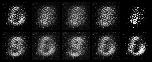
#> input picture samples/real_images_010.png, 152 x 62 px; its folder holds only this picture in this run
$ jupyter execute base.ipynb
#> lines starting #> are read from the running program, lines starting #| are printed output that depends on the picture
[cell 1]
import glob
from PIL import Image
# filepaths
fp_in = "samples/*.png"
fp_out = "result.gif"
stop_while = 5
# https://pillow.readthedocs.io/en/stable/handbook/image-file-formats.html#gif
sorted_images = sorted(glob.glob(fp_in))

for i in range(5):
  sorted_images.append(sorted_images[-1])

img, *imgs = [Image.open(f).resize((320, 128), Image.NEAREST) for f in (sorted_images)]
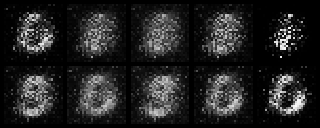
#> img: PIL image 320x128 RGB; min 0, max 251, mean 34.8
#> imgs = 5 items
img.save(fp=fp_out, format='GIF', append_images=imgs,
         save_all=True, duration=500, loop=0)

from IPython.display import Image, display
with open(fp_out,'rb') as f:
    display(Image(data=f.read(), format='png'))
